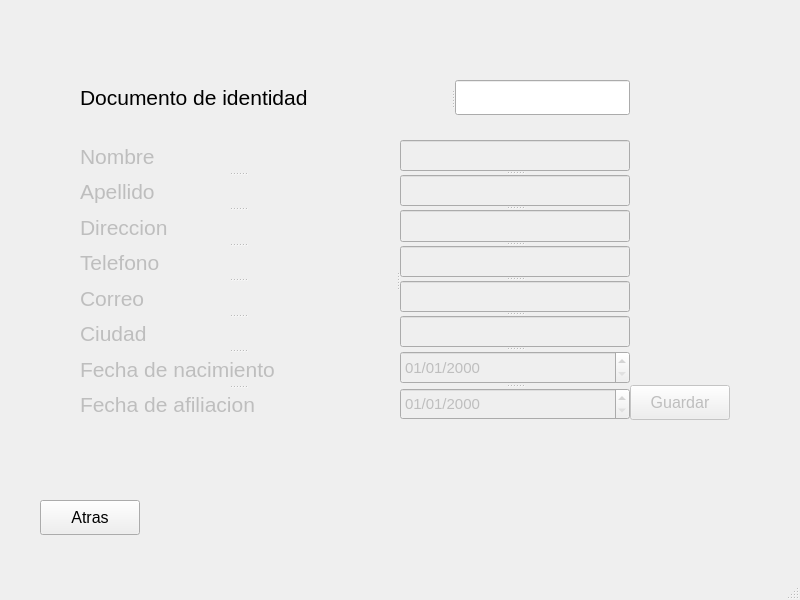
<?xml version="1.0" encoding="UTF-8"?>
<ui version="4.0">
 <class>crearUsuario</class>
 <widget class="QMainWindow" name="crearUsuario">
  <property name="geometry">
   <rect>
    <x>0</x>
    <y>0</y>
    <width>800</width>
    <height>600</height>
   </rect>
  </property>
  <property name="windowTitle">
   <string>Crear afiliado</string>
  </property>
  <widget class="QWidget" name="centralwidget">
   <widget class="QPushButton" name="pushButton_2">
    <property name="enabled">
     <bool>false</bool>
    </property>
    <property name="geometry">
     <rect>
      <x>630</x>
      <y>385</y>
      <width>100</width>
      <height>35</height>
     </rect>
    </property>
    <property name="font">
     <font>
      <pointsize>12</pointsize>
     </font>
    </property>
    <property name="text">
     <string>Guardar</string>
    </property>
   </widget>
   <widget class="QSplitter" name="splitter_4">
    <property name="geometry">
     <rect>
      <x>80</x>
      <y>80</y>
      <width>550</width>
      <height>35</height>
     </rect>
    </property>
    <property name="orientation">
     <enum>Qt::Horizontal</enum>
    </property>
    <widget class="QLabel" name="label_11">
     <property name="font">
      <font>
       <pointsize>16</pointsize>
      </font>
     </property>
     <property name="text">
      <string>Documento de identidad</string>
     </property>
    </widget>
    <widget class="QLineEdit" name="noId"/>
   </widget>
   <widget class="QSplitter" name="splitter_3">
    <property name="enabled">
     <bool>false</bool>
    </property>
    <property name="geometry">
     <rect>
      <x>80</x>
      <y>140</y>
      <width>550</width>
      <height>280</height>
     </rect>
    </property>
    <property name="orientation">
     <enum>Qt::Horizontal</enum>
    </property>
    <widget class="QSplitter" name="splitter">
     <property name="orientation">
      <enum>Qt::Vertical</enum>
     </property>
     <widget class="QLabel" name="label">
      <property name="font">
       <font>
        <pointsize>16</pointsize>
       </font>
      </property>
      <property name="text">
       <string>Nombre</string>
      </property>
     </widget>
     <widget class="QLabel" name="label_2">
      <property name="font">
       <font>
        <pointsize>16</pointsize>
       </font>
      </property>
      <property name="text">
       <string>Apellido</string>
      </property>
     </widget>
     <widget class="QLabel" name="label_3">
      <property name="font">
       <font>
        <pointsize>16</pointsize>
       </font>
      </property>
      <property name="text">
       <string>Direccion</string>
      </property>
     </widget>
     <widget class="QLabel" name="label_4">
      <property name="font">
       <font>
        <pointsize>16</pointsize>
       </font>
      </property>
      <property name="text">
       <string>Telefono</string>
      </property>
     </widget>
     <widget class="QLabel" name="label_5">
      <property name="font">
       <font>
        <pointsize>16</pointsize>
       </font>
      </property>
      <property name="text">
       <string>Correo</string>
      </property>
     </widget>
     <widget class="QLabel" name="label_6">
      <property name="font">
       <font>
        <pointsize>16</pointsize>
       </font>
      </property>
      <property name="text">
       <string>Ciudad</string>
      </property>
     </widget>
     <widget class="QLabel" name="label_7">
      <property name="font">
       <font>
        <pointsize>16</pointsize>
       </font>
      </property>
      <property name="text">
       <string>Fecha de nacimiento</string>
      </property>
     </widget>
     <widget class="QLabel" name="label_8">
      <property name="font">
       <font>
        <pointsize>16</pointsize>
       </font>
      </property>
      <property name="text">
       <string>Fecha de afiliacion</string>
      </property>
     </widget>
    </widget>
    <widget class="QSplitter" name="splitter_2">
     <property name="orientation">
      <enum>Qt::Vertical</enum>
     </property>
     <widget class="QLineEdit" name="nombre">
      <property name="font">
       <font>
        <pointsize>11</pointsize>
       </font>
      </property>
     </widget>
     <widget class="QLineEdit" name="apellido">
      <property name="font">
       <font>
        <pointsize>11</pointsize>
       </font>
      </property>
     </widget>
     <widget class="QLineEdit" name="direccion">
      <property name="font">
       <font>
        <pointsize>11</pointsize>
       </font>
      </property>
     </widget>
     <widget class="QLineEdit" name="telefono">
      <property name="font">
       <font>
        <pointsize>11</pointsize>
       </font>
      </property>
     </widget>
     <widget class="QLineEdit" name="correo">
      <property name="font">
       <font>
        <pointsize>11</pointsize>
       </font>
      </property>
     </widget>
     <widget class="QLineEdit" name="ciudad">
      <property name="font">
       <font>
        <pointsize>11</pointsize>
       </font>
      </property>
     </widget>
     <widget class="QDateEdit" name="fechaNacimiento">
      <property name="font">
       <font>
        <pointsize>11</pointsize>
       </font>
      </property>
      <property name="displayFormat">
       <string>dd/MM/yyyy</string>
      </property>
     </widget>
     <widget class="QDateEdit" name="fechaAfiliacion">
      <property name="font">
       <font>
        <pointsize>11</pointsize>
       </font>
      </property>
      <property name="displayFormat">
       <string>dd/MM/yyyy</string>
      </property>
     </widget>
    </widget>
   </widget>
   <widget class="QLabel" name="mensaje">
    <property name="geometry">
     <rect>
      <x>160</x>
      <y>500</y>
      <width>550</width>
      <height>35</height>
     </rect>
    </property>
    <property name="font">
     <font>
      <pointsize>12</pointsize>
     </font>
    </property>
    <property name="text">
     <string>&lt;html&gt;&lt;head/&gt;&lt;body&gt;&lt;p align=&quot;center&quot;&gt;&lt;span style=&quot; color:#aa0000;&quot;&gt;&lt;br/&gt;&lt;/span&gt;&lt;/p&gt;&lt;/body&gt;&lt;/html&gt;</string>
    </property>
   </widget>
   <widget class="QPushButton" name="buttonAtras">
    <property name="geometry">
     <rect>
      <x>40</x>
      <y>500</y>
      <width>100</width>
      <height>35</height>
     </rect>
    </property>
    <property name="font">
     <font>
      <pointsize>12</pointsize>
     </font>
    </property>
    <property name="text">
     <string>Atras</string>
    </property>
   </widget>
  </widget>
  <widget class="QStatusBar" name="statusbar"/>
 </widget>
 <resources/>
 <connections/>
</ui>
